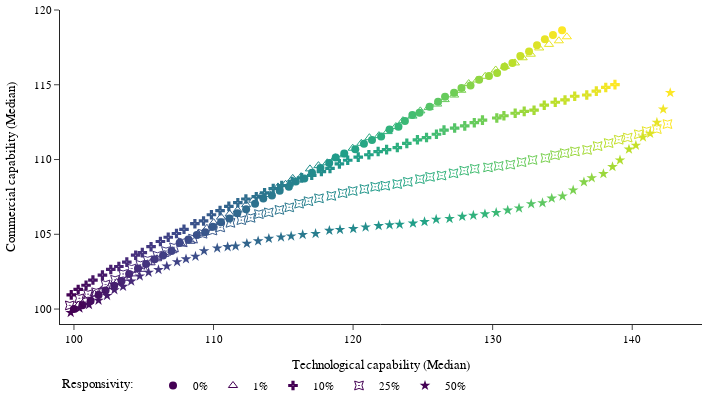

Notebook code for this chart:
### Code cell
dataFrame0 = endDF.loc[endDF['rs_t'] == 0].groupby(['time_t'], as_index=False).median()
x_variable_to_show0 = "tc_t"
y_variable_to_show0 = 'cc_t'

dataFrame1 = endDF.loc[endDF['rs_t'] == 0.01].groupby(['time_t'], as_index=False).median()
x_variable_to_show1 = "tc_t"
y_variable_to_show1 = 'cc_t'

dataFrame2 = endDF.loc[endDF['rs_t'] == 0.1].groupby(['time_t'], as_index=False).median()
x_variable_to_show2 = "tc_t"
y_variable_to_show2 = 'cc_t'

dataFrame3 = endDF.loc[endDF['rs_t'] == 0.25].groupby(['time_t'], as_index=False).median()
x_variable_to_show3 = 'tc_t'
y_variable_to_show3 = 'cc_t'

dataFrame4 = endDF.loc[endDF['rs_t'] == 0.5].groupby(['time_t'], as_index=False).median()
x_variable_to_show4 = 'tc_t'
y_variable_to_show4 = 'cc_t'

fig = go.Figure(go.Scatter(mode='markers', 
                           x=  100*dataFrame0.divide(dataFrame0.iloc[0], axis='columns')[x_variable_to_show0],
                           y = 100*dataFrame0.divide(dataFrame0.iloc[0], axis='columns')[y_variable_to_show0],
                           marker=dict(colorscale = 'Viridis', symbol=0, size=8,
                                       color=dataFrame1.groupby(['time_t'], as_index=False).max()['time_t']),
                          name='0%'))
fig.add_trace(go.Scatter(mode='markers',
                         x=    100*dataFrame1.divide(dataFrame0.iloc[0], axis='columns')[x_variable_to_show1],
                           y = 100*dataFrame1.divide(dataFrame0.iloc[0], axis='columns')[y_variable_to_show1],
                         marker=dict(colorscale = 'Viridis', symbol=105, size=8, 
                                     color=dataFrame1.groupby(['time_t'], as_index=False).max()['time_t']),
                        name='1%'))
fig.add_trace(go.Scatter(mode='markers', 
                         x=    100*dataFrame2.divide(dataFrame0.iloc[0], axis='columns')[x_variable_to_show2],
                           y = 100*dataFrame2.divide(dataFrame0.iloc[0], axis='columns')[y_variable_to_show2],
                         marker=dict(colorscale = 'Viridis', symbol=203, size=8, 
                                     color=dataFrame1.groupby(['time_t'], as_index=False).max()['time_t']),
                        name='10%'))
fig.add_trace(go.Scatter(mode='markers', 
                         x=    100*dataFrame3.divide(dataFrame0.iloc[0], axis='columns')[x_variable_to_show3],
                           y = 100*dataFrame3.divide(dataFrame0.iloc[0], axis='columns')[y_variable_to_show3],
                         marker=dict(colorscale = 'Viridis', symbol=321, size=8,
                                     color=dataFrame1.groupby(['time_t'], as_index=False).max()['time_t']),
                        name="25%"))
fig.add_trace(go.Scatter(mode='markers',
                         x=    100*dataFrame4.divide(dataFrame0.iloc[0], axis='columns')[x_variable_to_show4],
                           y = 100*dataFrame4.divide(dataFrame0.iloc[0], axis='columns')[y_variable_to_show4],
                         marker=dict(colorscale = 'Viridis', symbol=17, size=8,
                                     color=dataFrame1.groupby(['time_t'], as_index=False).max()['time_t']),
                        name="50%"))


fig.update_yaxes(automargin=True)
fig.update_xaxes(automargin=True)
fig.update_layout(template="simple_white",
                 xaxis_title='Technological capability (Median)',
                 yaxis_title='Commercial capability (Median)')

fig.update_layout(legend=dict(
    y=-0.2,
    orientation="h",
))

fig.update_yaxes(range=[99, 120])
fig.update_xaxes(range=[99, 145])

fig.update_layout(margin=dict(t=10, l=60, r=10, b=0))
font_size=11
fig.update_layout(legend_title_text='Responsivity:    ',font=dict(family='Calibri', size=font_size, color='Black'))
fig.update_layout(autosize=False,width=712.006717,height=400.4723666,legend=dict(y=-0.15,orientation="h"))
for i in fig['layout']['annotations']:
    i['font'] = dict(size=font_size,color='Black')
fig.write_image("tc_&_cc.png")
fig.show()

### Figure 1 — Plotly figure (JSON) as saved in the notebook; plotly's stock layout.template omitted (floating-point values rounded to 4 significant figures)
{"data": [{"marker": {"color": [0, 1, 2, 3, 4, 5, 6, 7, 8, 9, 10, 11, 12, 13, 14, 15, 16, 17, 18, 19, 20, 21, 22, 23, 24, 25, 26, 27, 28, 29, 30, 31, 32, 33, 34, 35, 36, 37, 38, 39, 40, 41, 42, 43, 44, 45, 46, 47, 48, 49, 50, 51, 52, 53, 54, 55, 56, 57, 58, 59], "colorscale": [[0, "#440154"], [0.1111, "#482878"], [0.2222, "#3e4989"], [0.3333, "#31688e"], [0.4444, "#26828e"], [0.5556, "#1f9e89"], [0.6667, "#35b779"], [0.7778, "#6ece58"], [0.8889, "#b5de2b"], [1, "#fde725"]], "size": 8, "symbol": 0}, "mode": "markers", "name": "0%", "type": "scatter", "x": [100, 100.6, 101.2, 101.8, 102.3, 102.9, 103.4, 104.0, 104.6, 105.2, 105.8, 106.4, 107.0, 107.6, 108.2, 108.8, 109.4, 109.9, 110.5, 111.1, 111.7, 112.3, 113.0, 113.6, 114.2, 114.7, 115.4, 115.9, 116.5, 117.1, 117.7, 118.3, 118.8, 119.4, 120.2, 120.8, 121.4, 122.0, 122.6, 123.3, 123.7, 124.2, 124.8, 125.5, 126.1, 126.6, 127.2, 127.8, 128.4, 129.0, 129.7, 130.3, 130.8, 131.4, 132.0, 132.6, 133.2, 133.7, 134.3, 135.0], "y": [100, 100.3, 100.6, 100.9, 101.2, 101.6, 101.9, 102.3, 102.7, 103.0, 103.3, 103.6, 103.9, 104.4, 104.6, 104.9, 105.1, 105.5, 105.8, 106.1, 106.4, 106.7, 107.0, 107.4, 107.6, 107.9, 108.2, 108.5, 108.7, 109.1, 109.4, 109.8, 110.1, 110.4, 110.7, 111.0, 111.3, 111.5, 112.0, 112.2, 112.6, 113.0, 113.1, 113.5, 113.9, 114.2, 114.5, 114.8, 115.0, 115.3, 115.6, 115.8, 116.2, 116.5, 116.9, 117.2, 117.6, 118.0, 118.3, 118.7]}, {"marker": {"color": [0, 1, 2, 3, 4, 5, 6, 7, 8, 9, 10, 11, 12, 13, 14, 15, 16, 17, 18, 19, 20, 21, 22, 23, 24, 25, 26, 27, 28, 29, 30, 31, 32, 33, 34, 35, 36, 37, 38, 39, 40, 41, 42, 43, 44, 45, 46, 47, 48, 49, 50, 51, 52, 53, 54, 55, 56, 57, 58, 59], "colorscale": [[0, "#440154"], [0.1111, "#482878"], [0.2222, "#3e4989"], [0.3333, "#31688e"], [0.4444, "#26828e"], [0.5556, "#1f9e89"], [0.6667, "#35b779"], [0.7778, "#6ece58"], [0.8889, "#b5de2b"], [1, "#fde725"]], "size": 8, "symbol": 105}, "mode": "markers", "name": "1%", "type": "scatter", "x": [100.3, 100.8, 101.5, 102.0, 102.6, 103.1, 103.8, 104.4, 105.0, 105.5, 106.0, 106.5, 107.1, 107.7, 108.4, 108.9, 109.5, 110.0, 110.5, 111.2, 111.7, 112.3, 112.8, 113.4, 114.0, 114.6, 115.2, 115.7, 116.3, 116.9, 117.5, 118.2, 118.7, 119.3, 120.0, 120.6, 121.2, 121.9, 122.5, 123.1, 123.6, 124.3, 124.8, 125.4, 126.0, 126.6, 127.2, 127.8, 128.3, 128.9, 129.5, 130.2, 130.9, 131.6, 132.2, 132.7, 133.3, 134.0, 134.7, 135.3], "y": [100.3, 100.6, 101.0, 101.2, 101.5, 101.8, 102.1, 102.4, 102.7, 103.1, 103.4, 103.7, 103.9, 104.3, 104.5, 105.0, 105.4, 105.8, 106.1, 106.4, 106.6, 107.0, 107.3, 107.6, 107.7, 108.2, 108.3, 108.7, 108.9, 109.4, 109.6, 109.8, 110.1, 110.3, 110.8, 111.1, 111.5, 111.6, 111.9, 112.2, 112.6, 112.9, 113.3, 113.5, 113.7, 114.0, 114.3, 114.6, 115.1, 115.3, 115.6, 116.0, 116.2, 116.5, 116.8, 117.0, 117.5, 117.7, 117.9, 118.2]}, {"marker": {"color": [0, 1, 2, 3, 4, 5, 6, 7, 8, 9, 10, 11, 12, 13, 14, 15, 16, 17, 18, 19, 20, 21, 22, 23, 24, 25, 26, 27, 28, 29, 30, 31, 32, 33, 34, 35, 36, 37, 38, 39, 40, 41, 42, 43, 44, 45, 46, 47, 48, 49, 50, 51, 52, 53, 54, 55, 56, 57, 58, 59], "colorscale": [[0, "#440154"], [0.1111, "#482878"], [0.2222, "#3e4989"], [0.3333, "#31688e"], [0.4444, "#26828e"], [0.5556, "#1f9e89"], [0.6667, "#35b779"], [0.7778, "#6ece58"], [0.8889, "#b5de2b"], [1, "#fde725"]], "size": 8, "symbol": 203}, "mode": "markers", "name": "10%", "type": "scatter", "x": [99.81, 100.3, 100.9, 101.4, 102.0, 102.6, 103.2, 103.8, 104.4, 104.9, 105.5, 106.2, 106.8, 107.3, 107.9, 108.7, 109.3, 109.8, 110.5, 111.1, 111.7, 112.3, 113.1, 113.7, 114.3, 114.9, 115.6, 116.3, 117.0, 117.7, 118.3, 119.0, 119.6, 120.4, 121.1, 121.8, 122.4, 123.2, 123.9, 124.6, 125.3, 126.0, 126.5, 127.3, 128.0, 128.7, 129.3, 130.3, 130.8, 131.6, 132.3, 133.0, 133.7, 134.5, 135.2, 135.9, 136.7, 137.4, 138.1, 138.8], "y": [100.9, 101.3, 101.6, 101.9, 102.3, 102.6, 102.8, 103.1, 103.6, 103.8, 104.2, 104.5, 104.8, 105.1, 105.3, 105.7, 105.9, 106.3, 106.6, 106.9, 107.1, 107.4, 107.5, 107.8, 108.1, 108.3, 108.5, 108.8, 108.9, 109.2, 109.4, 109.7, 110.0, 110.2, 110.3, 110.5, 110.7, 110.8, 111.1, 111.3, 111.5, 111.7, 112.0, 112.1, 112.2, 112.5, 112.6, 112.8, 112.9, 113.1, 113.2, 113.3, 113.6, 113.8, 114.0, 114.2, 114.3, 114.6, 114.8, 115.0]}, {"marker": {"color": [0, 1, 2, 3, 4, 5, 6, 7, 8, 9, 10, 11, 12, 13, 14, 15, 16, 17, 18, 19, 20, 21, 22, 23, 24, 25, 26, 27, 28, 29, 30, 31, 32, 33, 34, 35, 36, 37, 38, 39, 40, 41, 42, 43, 44, 45, 46, 47, 48, 49, 50, 51, 52, 53, 54, 55, 56, 57, 58, 59], "colorscale": [[0, "#440154"], [0.1111, "#482878"], [0.2222, "#3e4989"], [0.3333, "#31688e"], [0.4444, "#26828e"], [0.5556, "#1f9e89"], [0.6667, "#35b779"], [0.7778, "#6ece58"], [0.8889, "#b5de2b"], [1, "#fde725"]], "size": 8, "symbol": 321}, "mode": "markers", "name": "25%", "type": "scatter", "x": [99.7, 100.4, 101.0, 101.6, 102.3, 102.9, 103.5, 104.1, 104.8, 105.3, 106.0, 106.6, 107.2, 107.8, 108.5, 109.2, 109.9, 110.5, 111.2, 112.0, 112.7, 113.3, 114.0, 114.7, 115.4, 116.1, 116.8, 117.6, 118.4, 119.3, 120.0, 120.8, 121.6, 122.3, 123.2, 123.9, 124.8, 125.5, 126.3, 127.2, 128.0, 128.7, 129.7, 130.4, 131.3, 132.1, 132.9, 133.8, 134.5, 135.2, 135.9, 136.8, 137.5, 138.3, 139.0, 139.7, 140.5, 141.0, 141.8, 142.5], "y": [100.2, 100.7, 101.0, 101.1, 101.6, 102.0, 102.3, 102.7, 103.0, 103.3, 103.6, 103.9, 104.1, 104.5, 104.7, 105.0, 105.3, 105.5, 105.8, 105.9, 106.1, 106.4, 106.5, 106.6, 106.8, 107.0, 107.2, 107.4, 107.6, 107.8, 107.9, 108.0, 108.2, 108.3, 108.4, 108.5, 108.7, 108.8, 108.9, 109.1, 109.3, 109.4, 109.5, 109.6, 109.7, 109.8, 110.0, 110.1, 110.3, 110.4, 110.5, 110.6, 110.9, 111.1, 111.3, 111.5, 111.7, 111.9, 112.0, 112.4]}, {"marker": {"color": [0, 1, 2, 3, 4, 5, 6, 7, 8, 9, 10, 11, 12, 13, 14, 15, 16, 17, 18, 19, 20, 21, 22, 23, 24, 25, 26, 27, 28, 29, 30, 31, 32, 33, 34, 35, 36, 37, 38, 39, 40, 41, 42, 43, 44, 45, 46, 47, 48, 49, 50, 51, 52, 53, 54, 55, 56, 57, 58, 59], "colorscale": [[0, "#440154"], [0.1111, "#482878"], [0.2222, "#3e4989"], [0.3333, "#31688e"], [0.4444, "#26828e"], [0.5556, "#1f9e89"], [0.6667, "#35b779"], [0.7778, "#6ece58"], [0.8889, "#b5de2b"], [1, "#fde725"]], "size": 8, "symbol": 17}, "mode": "markers", "name": "50%", "type": "scatter", "x": [99.77, 100.4, 101.1, 101.8, 102.4, 102.9, 103.5, 104.1, 104.7, 105.3, 106.1, 106.7, 107.4, 108.0, 108.7, 109.3, 110.3, 111.0, 111.6, 112.4, 113.2, 114.0, 114.8, 115.6, 116.4, 117.3, 118.3, 119.1, 120.0, 120.9, 121.8, 122.6, 123.3, 124.3, 125.1, 126.0, 126.9, 127.8, 128.6, 129.4, 130.3, 131.1, 131.9, 132.8, 133.6, 134.2, 135.0, 135.8, 136.5, 137.1, 137.9, 138.6, 139.1, 139.8, 140.3, 140.8, 141.3, 141.8, 142.2, 142.7], "y": [99.76, 100.1, 100.3, 100.6, 100.9, 101.3, 101.5, 101.9, 102.2, 102.4, 102.6, 102.9, 103.2, 103.3, 103.5, 103.9, 104.1, 104.2, 104.2, 104.4, 104.5, 104.7, 104.8, 104.9, 105.0, 105.0, 105.2, 105.3, 105.4, 105.5, 105.6, 105.6, 105.7, 105.7, 105.8, 106.0, 106.0, 106.2, 106.3, 106.4, 106.4, 106.6, 106.8, 107.0, 107.1, 107.4, 107.5, 108.0, 108.5, 108.8, 109.0, 109.5, 110.0, 110.7, 110.9, 111.5, 111.7, 112.5, 113.4, 114.5]}], "layout": {"autosize": false, "font": {"color": "Black", "family": "Calibri", "size": 11}, "height": 400.5, "legend": {"orientation": "h", "title": {"text": "Responsivity:    "}, "x": 0, "y": -0.15}, "margin": {"b": 0, "l": 60, "r": 10, "t": 10}, "width": 712.0, "xaxis": {"automargin": true, "range": [99, 145], "title": {"text": "Technological capability (Median)"}, "type": "linear"}, "yaxis": {"automargin": true, "range": [99, 120], "title": {"text": "Commercial capability (Median)"}, "type": "linear"}}}
